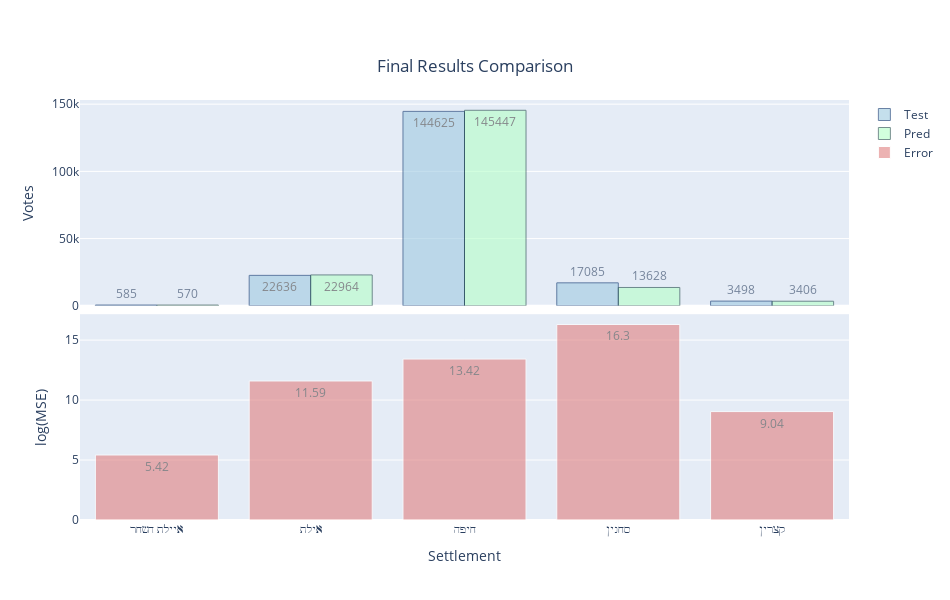

Write notebook code for a chart like this one.
### Markdown cell above
Here we display the results in two charts:

1. bar chart with both test data which is the actual number of legal votes and prediced data. 
2. bar chart of log(MSE) so we can compare the mean square error - here we used log(MSE) and not MSE since the MSE gave us large values which makes it hard ti chart it without losing the smaller ones, log(MSE) represents the diffrences between the values as they are simply with smaller numbers.

### Code cell
#Create the charts
test_trace = go.Bar(name='Test', x=rf_graph['Settlement'], y=rf_graph['Test'], text=rf_graph['Test'], textposition='auto', 
           marker_color='rgb(158,202,225)', marker_line_color='rgb(8,48,107)',marker_line_width=1, opacity=0.6)
pred_trace = go.Bar(name='Pred', x=rf_graph['Settlement'], y=rf_graph['Pred'], text=rf_graph['Pred'], textposition='auto',
           marker_color='rgb(180,300,200)', marker_line_color='rgb(30,70,70)',marker_line_width=1, opacity=0.6)
error_trace = go.Bar(name='Error', x=rf_graph['Settlement'], y=rf_graph['logMSE'], text=rf_graph['logMSE'], textposition='auto',
           marker_color='rgb(224,127,127)', marker_line_color='rgb(255,255,255)',marker_line_width=1, opacity=0.6)

rf_fig = plotly.subplots.make_subplots(rows=2, cols=1, shared_xaxes=True, vertical_spacing=0.02)
rf_fig.append_trace(test_trace, 1,1)
rf_fig.append_trace(pred_trace, 1,1)
rf_fig.append_trace(error_trace, 2, 1)

# Update xaxis and yaxis properties
rf_fig.update_xaxes(title_text="Settlement", row=2, col=1)
rf_fig.update_yaxes(title_text="Votes", row=1, col=1)
rf_fig.update_yaxes(title_text="log(MSE)", row=2, col=1)

rf_fig['layout'].update(height=600, width=950, title={'text': "Final Results Comparison", 'y':0.9, 'x':0.5, 'xanchor': 'center','yanchor': 'top'})
rf_fig.show()

### Figure 1 — Plotly figure (JSON) as saved in the notebook; plotly's stock layout.template omitted (floating-point values rounded to 4 significant figures)
{"data": [{"marker": {"color": "rgb(158,202,225)", "line": {"color": "rgb(8,48,107)", "width": 1}}, "name": "Test", "opacity": 0.6, "text": [585, 22636, 144625, 17085, 3498], "textposition": "auto", "type": "bar", "x": ["איילת השחר", "אילת", "חיפה", "סחנין", "קצרין"], "xaxis": "x", "y": [585, 22636, 144625, 17085, 3498], "yaxis": "y"}, {"marker": {"color": "rgb(180,300,200)", "line": {"color": "rgb(30,70,70)", "width": 1}}, "name": "Pred", "opacity": 0.6, "text": [570, 22964, 145447, 13628, 3406], "textposition": "auto", "type": "bar", "x": ["איילת השחר", "אילת", "חיפה", "סחנין", "קצרין"], "xaxis": "x", "y": [570, 22964, 145447, 13628, 3406], "yaxis": "y"}, {"marker": {"color": "rgb(224,127,127)", "line": {"color": "rgb(255,255,255)", "width": 1}}, "name": "Error", "opacity": 0.6, "text": [5.42, 11.59, 13.42, 16.3, 9.04], "textposition": "auto", "type": "bar", "x": ["איילת השחר", "אילת", "חיפה", "סחנין", "קצרין"], "xaxis": "x2", "y": [5.42, 11.59, 13.42, 16.3, 9.04], "yaxis": "y2"}], "layout": {"height": 600, "title": {"text": "Final Results Comparison", "x": 0.5, "xanchor": "center", "y": 0.9, "yanchor": "top"}, "width": 950, "xaxis": {"anchor": "y", "domain": [0, 1], "matches": "x2", "showticklabels": false}, "xaxis2": {"anchor": "y2", "domain": [0, 1], "title": {"text": "Settlement"}}, "yaxis": {"anchor": "x", "domain": [0.51, 1], "title": {"text": "Votes"}}, "yaxis2": {"anchor": "x2", "domain": [0, 0.49], "title": {"text": "log(MSE)"}}}}
